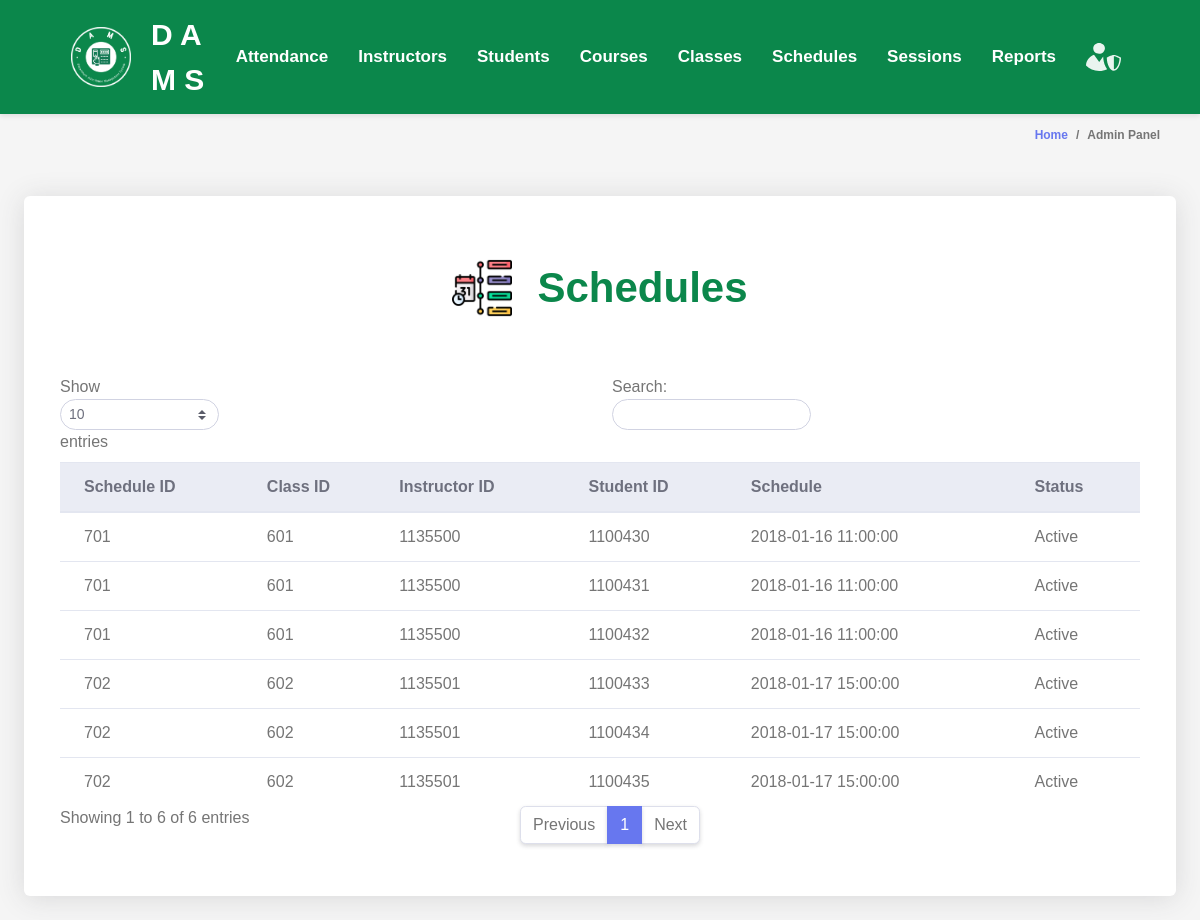
The app's page /admin/viewReports.php with its own data.
### tables this page shows
CREATE TABLE `schedules` (
  `schedule_id` INT(11) NOT NULL,
  `class_id` INT(11) DEFAULT NULL,
  `instructor_id` INT(11) DEFAULT NULL,
  `student_id` INT(11) DEFAULT NULL,
  `schedule` DATETIME DEFAULT NULL,
  `status` ENUM('Active','Expired') DEFAULT NULL,
  FOREIGN KEY (`class_id`) REFERENCES `classes` (`class_id`),
  FOREIGN KEY (`instructor_id`) REFERENCES `instructors` (`instructor_id`),
  FOREIGN KEY (`student_id`) REFERENCES `students` (`student_id`)
);

### admin/admin.php (called while the page is built, shortened)
<?php
$database = new Database();
$conn = $database->getConnection();
class Admin
{
    public function list_schedules()
    {
        global $conn;
        $query = "SELECT * FROM schedules";
        $rs = $conn->query($query);
        $users = array();
        while ($row = $rs->fetch_assoc()) {
            $users[] = $row;
        }
        return $users;
    }
}

### admin/schedulesTable.php (the view, shortened to what this page needs)
<div class="container-fluid" id="container-wrapper">
    <div class="d-sm-flex align-items-center justify-content-between mb-4">
        <ol class="breadcrumb">
            <li class="breadcrumb-item"><a href="./">Home</a></li>
            <li class="breadcrumb-item active" aria-current="page">Admin Panel</li>
        </ol>
    </div>
    <div class="row">
        <div class="col-lg-12">
            <div class="card mb-4">
                <div class="table-text">
                    <img src="../assets/images/schedules.png">
                    <div>
                        Schedules
                    </div>
                </div>
                <div class="card-body">
                    <div class="table-responsive p-3">
                        <table class="table align-items-center table-flush table-hover" id="dataTableHover">
                            <thead class="thead-light">
                                <tr>
                                    <th>Schedule ID</th>
                                    <th>Class ID</th>
                                    <th>Instructor ID</th>
                                    <th>Student ID</th>
                                    <th>Schedule</th>
                                    <th>Status</th>
                                </tr>
                            </thead>
                            <tbody>
                                <?php
                                include "admin.php";
                                $admin = new Admin();
                                $users = $admin->list_schedules();
                                foreach ($users as $user) {
                                    echo "<tr>";
                                    echo "<td>" . $user['schedule_id'] . "</td>";
                                    echo "<td>" . $user['class_id'] . "</td>";
                                    echo "<td>" . $user['instructor_id'] . "</td>";
                                    echo "<td>" . $user['student_id'] . "</td>";
                                    echo "<td>" . $user['schedule'] . "</td>";
                                    echo "<td>" . $user['status'] . "</td>";
                                    echo "</tr>";
                                }
                                ?>
                            </tbody>
                        </table>
                    </div>
                </div>
            </div>
        </div>
    </div>
</div>

### css/navbar.css (style rules this page uses)
body { margin: 0; padding: 0; font-family: Arial, sans-serif; background-color: #f5f5f5; }
.table-text { display: flex; align-items: center; justify-content: center; color: #0b874b; font-size: 42px; margin-top: 60px; margin-bottom: 20px; font-weight: bold; }
.table-text img { margin-right: 25px; max-width: 60px; }

### records on screen
schedules: schedule "701", class "601", instructor "1135500", student "1100430", schedule "2018-01-16 11:00:00", status "Active"
schedules: schedule "701", class "601", instructor "1135500", student "1100431", schedule "2018-01-16 11:00:00", status "Active"
schedules: schedule "701", class "601", instructor "1135500", student "1100432", schedule "2018-01-16 11:00:00", status "Active"
schedules: schedule "702", class "602", instructor "1135501", student "1100433", schedule "2018-01-17 15:00:00", status "Active"
schedules: schedule "702", class "602", instructor "1135501", student "1100434", schedule "2018-01-17 15:00:00", status "Active"
schedules: schedule "702", class "602", instructor "1135501", student "1100435", schedule "2018-01-17 15:00:00", status "Active"
